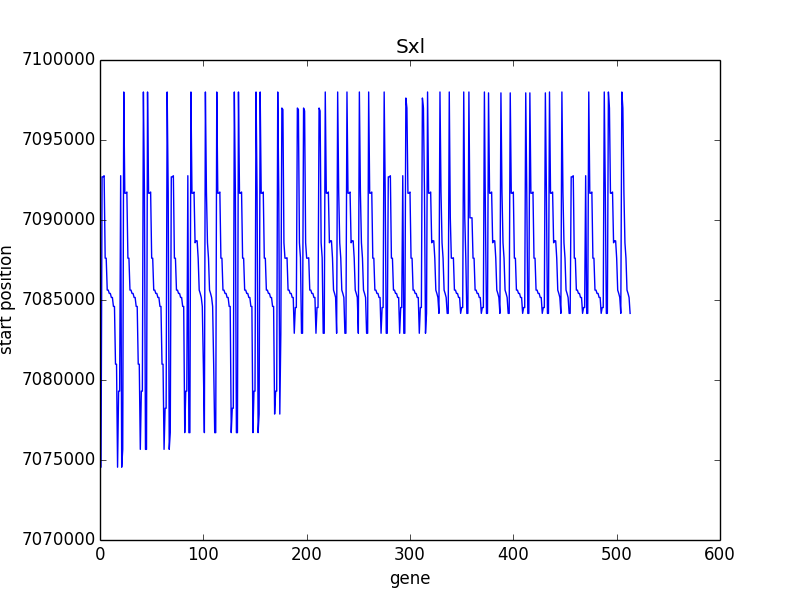

The Python source for this figure:
#!/usr/bin/env python

import pandas as pd
import matplotlib.pyplot as plt

location = "/Users/cmdb/qbb2015/genomes/BDGP6.Ensembl.81.gtf"

# DataFrame is set as the file in the "location"
df = pd.read_table(location, comment='#', header = None)

# The name of the columns is established for the Data Frame to better access 
df.columns = ["chromosome","database","type","start","end","score", "strand", "frame", "attributes"]


count = 0

# The elements for the column "attributes" which contain "Sxl" are set to True,
# others False
roi = df["attributes"].str.contains("Sxl")

plt.figure()

#The title of the plot is set to "Sxl"
plt.title("Sxl")

#The rows in df for which series roi are true, are selected to create a plot with the values in "start"
plt.plot(df[roi]["start"])

#The x and y labels are established
plt.ylabel("start position")
plt.xlabel("gene")

#The figure is saver with the name betweeen parentesis 
plt.savefig("answer1.png")



    
        

